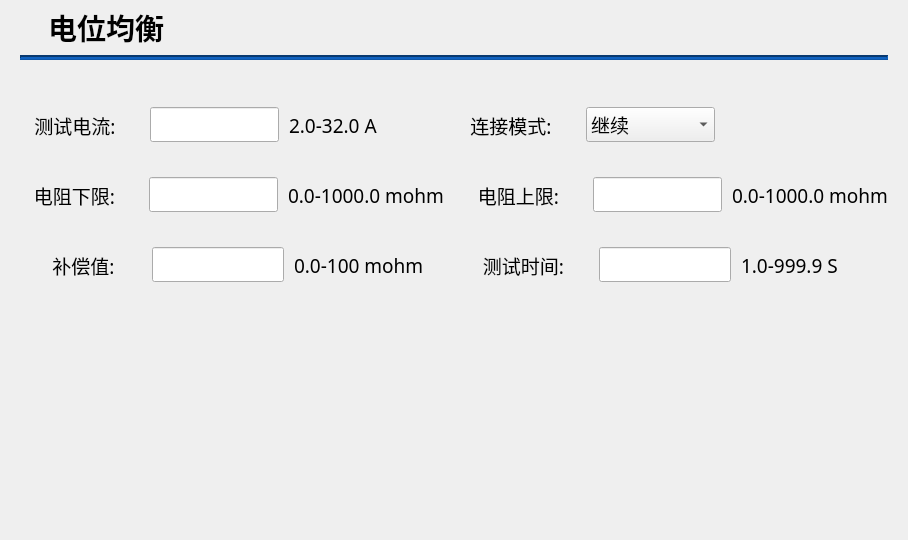
     <widget class="QWidget" name="peqPage">
      <property name="minimumSize">
       <size>
        <width>760</width>
        <height>480</height>
       </size>
      </property>
      <property name="styleSheet">
       <string notr="true">#peqPage{
background-color: rgb(255, 255, 255);
}</string>
      </property>
      <layout class="QVBoxLayout" name="verticalLayout_8">
       <property name="spacing">
        <number>0</number>
       </property>
       <property name="leftMargin">
        <number>0</number>
       </property>
       <property name="topMargin">
        <number>0</number>
       </property>
       <property name="rightMargin">
        <number>0</number>
       </property>
       <property name="bottomMargin">
        <number>0</number>
       </property>
       <item>
        <widget class="QWidget" name="peqitemWidget" native="true">
         <property name="minimumSize">
          <size>
           <width>760</width>
           <height>60</height>
          </size>
         </property>
         <property name="maximumSize">
          <size>
           <width>16777215</width>
           <height>60</height>
          </size>
         </property>
         <property name="styleSheet">
          <string notr="true"/>
         </property>
         <layout class="QVBoxLayout" name="verticalLayout_3">
          <property name="spacing">
           <number>0</number>
          </property>
          <property name="leftMargin">
           <number>20</number>
          </property>
          <property name="topMargin">
           <number>0</number>
          </property>
          <property name="rightMargin">
           <number>20</number>
          </property>
          <property name="bottomMargin">
           <number>0</number>
          </property>
          <item>
           <widget class="QLabel" name="titleLab2">
            <property name="minimumSize">
             <size>
              <width>720</width>
              <height>55</height>
             </size>
            </property>
            <property name="maximumSize">
             <size>
              <width>16777215</width>
              <height>55</height>
             </size>
            </property>
            <property name="font">
             <font>
              <family>Microsoft YaHei UI</family>
              <pointsize>22</pointsize>
              <weight>75</weight>
              <italic>false</italic>
              <bold>true</bold>
             </font>
            </property>
            <property name="styleSheet">
             <string notr="true">QLabel{
margin-left:20px;
}</string>
            </property>
            <property name="text">
             <string>电位均衡</string>
            </property>
            <property name="alignment">
             <set>Qt::AlignLeading|Qt::AlignLeft|Qt::AlignVCenter</set>
            </property>
            <property name="margin">
             <number>0</number>
            </property>
           </widget>
          </item>
          <item>
           <widget class="Line" name="line_2">
            <property name="minimumSize">
             <size>
              <width>720</width>
              <height>5</height>
             </size>
            </property>
            <property name="maximumSize">
             <size>
              <width>16777215</width>
              <height>5</height>
             </size>
            </property>
            <property name="styleSheet">
             <string notr="true">background-color: #0E55A7;</string>
            </property>
            <property name="lineWidth">
             <number>2</number>
            </property>
            <property name="orientation">
             <enum>Qt::Horizontal</enum>
            </property>
           </widget>
          </item>
         </layout>
        </widget>
       </item>
       <item>
        <widget class="QWidget" name="setpeqWidget" native="true">
         <property name="minimumSize">
          <size>
           <width>760</width>
           <height>480</height>
          </size>
         </property>
         <property name="maximumSize">
          <size>
           <width>16777215</width>
           <height>16777215</height>
          </size>
         </property>
         <layout class="QVBoxLayout" name="verticalLayout_4">
          <property name="spacing">
           <number>20</number>
          </property>
          <property name="leftMargin">
           <number>10</number>
          </property>
          <property name="topMargin">
           <number>40</number>
          </property>
          <property name="rightMargin">
           <number>10</number>
          </property>
          <property name="bottomMargin">
           <number>0</number>
          </property>
          <item>
           <widget class="QWidget" name="peqItem1" native="true">
            <property name="minimumSize">
             <size>
              <width>740</width>
              <height>50</height>
             </size>
            </property>
            <property name="maximumSize">
             <size>
              <width>16777215</width>
              <height>50</height>
             </size>
            </property>
            <layout class="QHBoxLayout" name="horizontalLayout_6" stretch="1,1,1,1,1,1">
             <property name="spacing">
              <number>10</number>
             </property>
             <property name="leftMargin">
              <number>0</number>
             </property>
             <property name="topMargin">
              <number>0</number>
             </property>
             <property name="rightMargin">
              <number>0</number>
             </property>
             <property name="bottomMargin">
              <number>0</number>
             </property>
             <item>
              <widget class="QLabel" name="peqTestSetLab">
               <property name="minimumSize">
                <size>
                 <width>0</width>
                 <height>34</height>
                </size>
               </property>
               <property name="font">
                <font>
                 <family>微软雅黑</family>
                 <pointsize>14</pointsize>
                </font>
               </property>
               <property name="text">
                <string>测试电流:</string>
               </property>
               <property name="alignment">
                <set>Qt::AlignCenter</set>
               </property>
              </widget>
             </item>
             <item>
              <widget class="QLineEdit" name="peqTestSetLE">
               <property name="minimumSize">
                <size>
                 <width>100</width>
                 <height>34</height>
                </size>
               </property>
               <property name="maximumSize">
                <size>
                 <width>16777215</width>
                 <height>16777215</height>
                </size>
               </property>
               <property name="font">
                <font>
                 <family>微软雅黑</family>
                 <pointsize>14</pointsize>
                </font>
               </property>
              </widget>
             </item>
             <item>
              <widget class="QLabel" name="peqTestSetUnit">
               <property name="minimumSize">
                <size>
                 <width>0</width>
                 <height>34</height>
                </size>
               </property>
               <property name="font">
                <font>
                 <family>微软雅黑</family>
                 <pointsize>14</pointsize>
                </font>
               </property>
               <property name="text">
                <string>2.0-32.0 A            </string>
               </property>
              </widget>
             </item>
             <item>
              <widget class="QLabel" name="peqTestModeLab">
               <property name="minimumSize">
                <size>
                 <width>0</width>
                 <height>34</height>
                </size>
               </property>
               <property name="font">
                <font>
                 <family>微软雅黑</family>
                 <pointsize>14</pointsize>
                </font>
               </property>
               <property name="text">
                <string>连接模式:</string>
               </property>
               <property name="alignment">
                <set>Qt::AlignCenter</set>
               </property>
              </widget>
             </item>
             <item>
              <widget class="QComboBox" name="peqTestModeCBox">
               <property name="minimumSize">
                <size>
                 <width>100</width>
                 <height>34</height>
                </size>
               </property>
               <property name="maximumSize">
                <size>
                 <width>16777215</width>
                 <height>16777215</height>
                </size>
               </property>
               <property name="font">
                <font>
                 <family>微软雅黑</family>
                 <pointsize>14</pointsize>
                </font>
               </property>
               <item>
                <property name="text">
                 <string>继续</string>
                </property>
               </item>
               <item>
                <property name="text">
                 <string>停止</string>
                </property>
               </item>
               <item>
                <property name="text">
                 <string>单步</string>
                </property>
               </item>
              </widget>
             </item>
             <item>
              <widget class="QLabel" name="Lab">
               <property name="minimumSize">
                <size>
                 <width>173</width>
                 <height>34</height>
                </size>
               </property>
               <property name="font">
                <font>
                 <family>微软雅黑</family>
                 <pointsize>14</pointsize>
                </font>
               </property>
               <property name="text">
                <string/>
               </property>
              </widget>
             </item>
            </layout>
           </widget>
          </item>
          <item>
           <widget class="QWidget" name="peqItem2" native="true">
            <property name="minimumSize">
             <size>
              <width>740</width>
              <height>50</height>
             </size>
            </property>
            <property name="maximumSize">
             <size>
              <width>16777215</width>
              <height>50</height>
             </size>
            </property>
            <layout class="QHBoxLayout" name="horizontalLayout_7" stretch="1,1,1,1,1,1">
             <property name="spacing">
              <number>10</number>
             </property>
             <property name="leftMargin">
              <number>0</number>
             </property>
             <property name="topMargin">
              <number>0</number>
             </property>
             <property name="rightMargin">
              <number>0</number>
             </property>
             <property name="bottomMargin">
              <number>0</number>
             </property>
             <item>
              <widget class="QLabel" name="peqTestValLowLab">
               <property name="minimumSize">
                <size>
                 <width>0</width>
                 <height>34</height>
                </size>
               </property>
               <property name="font">
                <font>
                 <family>微软雅黑</family>
                 <pointsize>14</pointsize>
                </font>
               </property>
               <property name="text">
                <string>电阻下限:</string>
               </property>
               <property name="alignment">
                <set>Qt::AlignCenter</set>
               </property>
              </widget>
             </item>
             <item>
              <widget class="QLineEdit" name="peqTestValLowLE">
               <property name="minimumSize">
                <size>
                 <width>100</width>
                 <height>34</height>
                </size>
               </property>
               <property name="maximumSize">
                <size>
                 <width>16777215</width>
                 <height>16777215</height>
                </size>
               </property>
               <property name="font">
                <font>
                 <family>微软雅黑</family>
                 <pointsize>14</pointsize>
                </font>
               </property>
              </widget>
             </item>
             <item>
              <widget class="QLabel" name="peqTestValLowUnit">
               <property name="minimumSize">
                <size>
                 <width>0</width>
                 <height>34</height>
                </size>
               </property>
               <property name="font">
                <font>
                 <family>微软雅黑</family>
                 <pointsize>14</pointsize>
                </font>
               </property>
               <property name="text">
                <string>0.0-1000.0 mohm</string>
               </property>
              </widget>
             </item>
             <item>
              <widget class="QLabel" name="peqTestValHighLab">
               <property name="minimumSize">
                <size>
                 <width>0</width>
                 <height>34</height>
                </size>
               </property>
               <property name="font">
                <font>
                 <family>微软雅黑</family>
                 <pointsize>14</pointsize>
                </font>
               </property>
               <property name="text">
                <string>电阻上限:</string>
               </property>
               <property name="alignment">
                <set>Qt::AlignCenter</set>
               </property>
              </widget>
             </item>
             <item>
              <widget class="QLineEdit" name="peqTestValHighLE">
               <property name="minimumSize">
                <size>
                 <width>100</width>
                 <height>34</height>
                </size>
               </property>
               <property name="maximumSize">
                <size>
                 <width>16777215</width>
                 <height>16777215</height>
                </size>
               </property>
               <property name="font">
                <font>
                 <family>微软雅黑</family>
                 <pointsize>14</pointsize>
                </font>
               </property>
              </widget>
             </item>
             <item>
              <widget class="QLabel" name="peqTestValHighUnit">
               <property name="minimumSize">
                <size>
                 <width>0</width>
                 <height>34</height>
                </size>
               </property>
               <property name="font">
                <font>
                 <family>微软雅黑</family>
                 <pointsize>14</pointsize>
                </font>
               </property>
               <property name="text">
                <string>0.0-1000.0 mohm  </string>
               </property>
              </widget>
             </item>
            </layout>
           </widget>
          </item>
          <item>
           <widget class="QWidget" name="peqItem3" native="true">
            <property name="minimumSize">
             <size>
              <width>740</width>
              <height>50</height>
             </size>
            </property>
            <property name="maximumSize">
             <size>
              <width>16777215</width>
              <height>50</height>
             </size>
            </property>
            <layout class="QHBoxLayout" name="horizontalLayout_8" stretch="1,1,1,1,1,1">
             <property name="spacing">
              <number>10</number>
             </property>
             <property name="leftMargin">
              <number>0</number>
             </property>
             <property name="topMargin">
              <number>0</number>
             </property>
             <property name="rightMargin">
              <number>0</number>
             </property>
             <property name="bottomMargin">
              <number>0</number>
             </property>
             <item>
              <widget class="QLabel" name="peqTestCompLab">
               <property name="minimumSize">
                <size>
                 <width>0</width>
                 <height>34</height>
                </size>
               </property>
               <property name="font">
                <font>
                 <family>微软雅黑</family>
                 <pointsize>14</pointsize>
                </font>
               </property>
               <property name="text">
                <string>   补偿值:</string>
               </property>
               <property name="alignment">
                <set>Qt::AlignCenter</set>
               </property>
              </widget>
             </item>
             <item>
              <widget class="QLineEdit" name="peqTestCompLE">
               <property name="minimumSize">
                <size>
                 <width>100</width>
                 <height>34</height>
                </size>
               </property>
               <property name="maximumSize">
                <size>
                 <width>16777215</width>
                 <height>16777215</height>
                </size>
               </property>
               <property name="font">
                <font>
                 <family>微软雅黑</family>
                 <pointsize>14</pointsize>
                </font>
               </property>
              </widget>
             </item>
             <item>
              <widget class="QLabel" name="peqTestCompUnit">
               <property name="minimumSize">
                <size>
                 <width>0</width>
                 <height>34</height>
                </size>
               </property>
               <property name="font">
                <font>
                 <family>微软雅黑</family>
                 <pointsize>14</pointsize>
                </font>
               </property>
               <property name="text">
                <string>0.0-100 mohm     </string>
               </property>
              </widget>
             </item>
             <item>
              <widget class="QLabel" name="peqTestTimeLab">
               <property name="minimumSize">
                <size>
                 <width>0</width>
                 <height>34</height>
                </size>
               </property>
               <property name="font">
                <font>
                 <family>微软雅黑</family>
                 <pointsize>14</pointsize>
                </font>
               </property>
               <property name="text">
                <string>测试时间:</string>
               </property>
               <property name="alignment">
                <set>Qt::AlignCenter</set>
               </property>
              </widget>
             </item>
             <item>
              <widget class="QLineEdit" name="peqTestTimeLE">
               <property name="minimumSize">
                <size>
                 <width>100</width>
                 <height>34</height>
                </size>
               </property>
               <property name="maximumSize">
                <size>
                 <width>16777215</width>
                 <height>16777215</height>
                </size>
               </property>
               <property name="font">
                <font>
                 <family>微软雅黑</family>
                 <pointsize>14</pointsize>
                </font>
               </property>
              </widget>
             </item>
             <item>
              <widget class="QLabel" name="peqTestTimeUnit">
               <property name="minimumSize">
                <size>
                 <width>0</width>
                 <height>34</height>
                </size>
               </property>
               <property name="font">
                <font>
                 <family>微软雅黑</family>
                 <pointsize>14</pointsize>
                </font>
               </property>
               <property name="text">
                <string>1.0-999.9 S            </string>
               </property>
              </widget>
             </item>
            </layout>
           </widget>
          </item>
          <item>
           <spacer name="verticalSpacer_2">
            <property name="orientation">
             <enum>Qt::Vertical</enum>
            </property>
            <property name="sizeHint" stdset="0">
             <size>
              <width>20</width>
              <height>40</height>
             </size>
            </property>
           </spacer>
          </item>
         </layout>
        </widget>
       </item>
      </layout>
     </widget>
